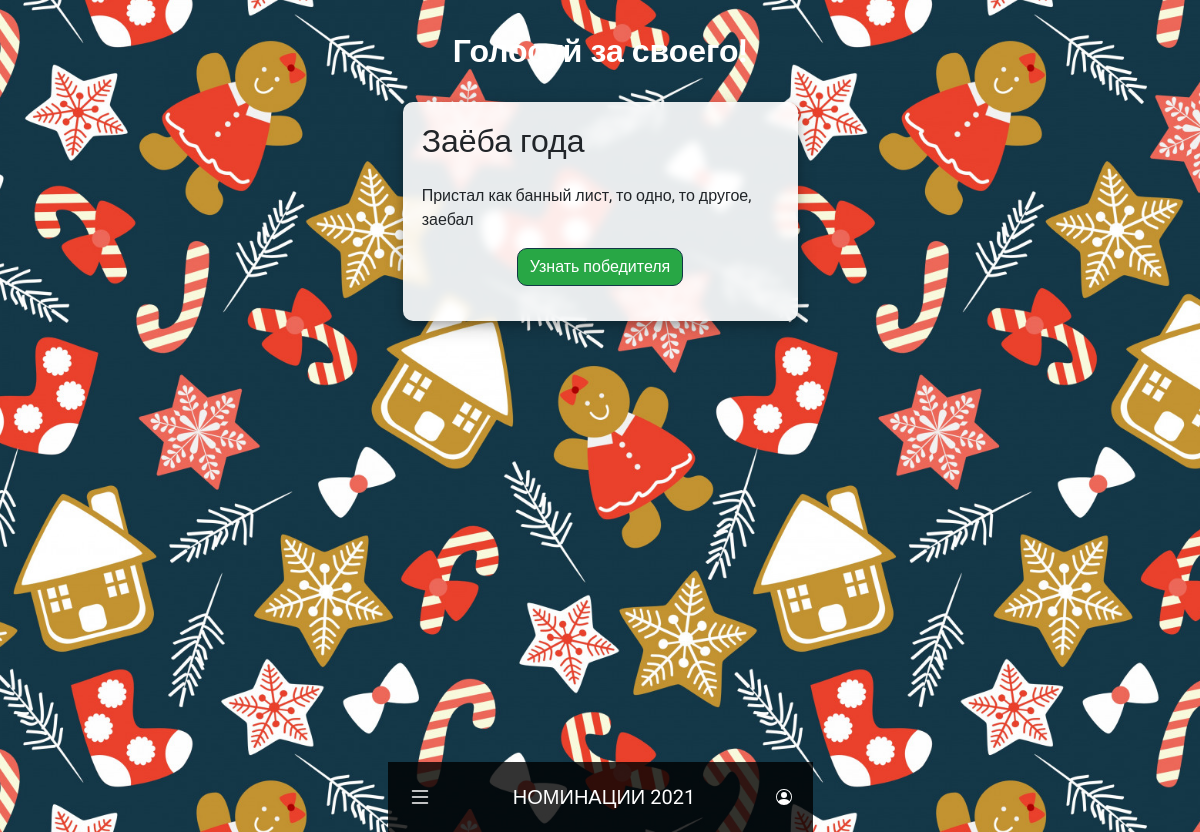
Page /nominations/10/ on the committed database.
### votes/models.py (models this page shows, shortened)
class Nominations(models.Model):
    title = models.CharField(max_length=45, null=False, blank=False, unique=True, verbose_name='Номинация')
    description = models.CharField(max_length=500, null=False, blank=False, verbose_name='Описание')

### votes/views.py (the view)
# urls.py: path('nominations/<int:pk>/', WinnerView.as_view(), name='nomination'),
class WinnerView(DetailView):
    model = Nominations
    def get_context_data(self, *, object_list=None, **kwargs):
        context = super(WinnerView, self).get_context_data(**kwargs)
        nomination_id = self.object.pk
        attendees = User.objects.all()
        winner_votes = 0
        winners = []
        for attendee in attendees:
            votes_count = Votes.objects.filter(nomination=nomination_id, nominee=attendee.id).count()
            if votes_count > winner_votes:
                winners.clear()
                winners.append(attendee)
                winner_votes = votes_count
                print(f'WINNER: {attendee} ({votes_count} votes)')
            elif votes_count == winner_votes:
                winners.append(attendee)
                winner_votes = votes_count
                print(f'WINNER: {attendee} ({votes_count} votes)')
        context['winners'] = winners
        reasons = []
        for winner in winners:
            winner_votes = Votes.objects.filter(nomination=nomination_id, nominee=winner.pk)
            winner_reasons = []
            for vote in winner_votes:
                winner_reasons.append(vote.reason)
            reasons.append((winner, winner_reasons))
        context['reasons'] = reasons
        for reason in reasons:
            print(reason)
        return context

### votes/templates/votes/nominations_detail.html (shortened to what this page needs)
{% extends 'votes/base.html' %}
{% block content %}
<section class="main-section">
    <h2 style="color: white; margin: 1em; text-align: center;"><strong>Голосуй за своего!</strong></h2>
    <article style="padding: 1.2em; border-radius: 10px;">
        <h2>
            {{ nominations.title }}
        </h2>
        <p class="" style="margin-top: 1.5em">
            {{ nominations.description }}
        </p>
        <p style="text-align: center;">
            <button onclick="expand()" class=" expand btn btn-success">Узнать победителя</button>
        </p>
    </article>
</section>
{% endblock content %}

### votes/static/votes/main.css (style rules this page uses)
* { box-sizing: border-box; margin: 0px; padding: 0px; text-decoration: none; font-family: 'Roboto', verdana, sans-serif; }
html, body { height: 100%; }
body { margin: auto; max-width: 425px; background-attachment: fixed; background-position: center; background-repeat: no-repeat; background-size: cover; background-image: url("../static/media/christmas-pattern.jpg"); }
article { padding: 10px; margin-bottom: 10px; background: rgba(255, 255, 255, 0.9); border-radius: 2px; backdrop-filter: blur(4px); box-shadow: 0 4px 8px 0 rgba(0, 0, 0, 0.2), 0 6px 20px 0 rgba(0, 0, 0, 0.19); }
p { margin-top: 10px; }
h1, h2, h3, h4 { font-weight: normal; }
button { background-color: rgba(0,0,0,0); border: none; color: white; text-align: center; text-decoration: none; font-size: 1.2em; }
.btn { border-radius: 10px; border-width: 1px; border-color: #133747; }
section { padding-bottom: 4.5em; }

### rows in the picture
Nominations: title "Заёба года", description "Пристал как банный лист, то одно, то другое, заебал"
